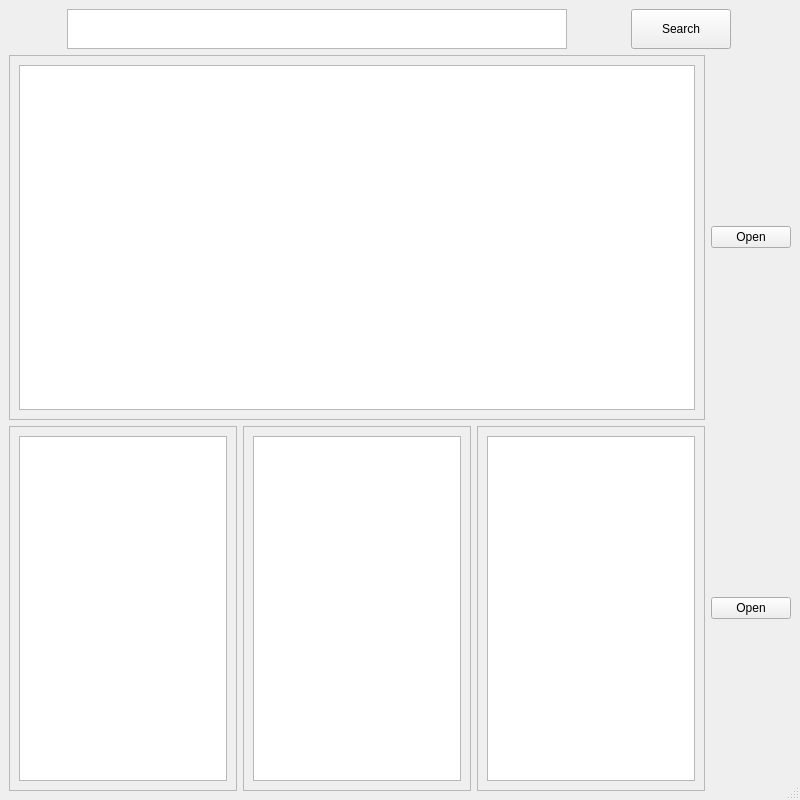
<?xml version="1.0" encoding="UTF-8"?>
<ui version="4.0">
 <class>MainWindow</class>
 <widget class="QMainWindow" name="MainWindow">
  <property name="geometry">
   <rect>
    <x>0</x>
    <y>0</y>
    <width>800</width>
    <height>800</height>
   </rect>
  </property>
  <property name="minimumSize">
   <size>
    <width>800</width>
    <height>800</height>
   </size>
  </property>
  <property name="windowTitle">
   <string>MainWindow</string>
  </property>
  <widget class="QWidget" name="centralwidget">
   <property name="minimumSize">
    <size>
     <width>800</width>
     <height>800</height>
    </size>
   </property>
   <layout class="QHBoxLayout" name="horizontalLayout_4">
    <item>
     <layout class="QVBoxLayout" name="verticalLayout">
      <property name="sizeConstraint">
       <enum>QLayout::SetMaximumSize</enum>
      </property>
      <item>
       <layout class="QVBoxLayout" name="verticalLayout_2">
        <item>
         <layout class="QHBoxLayout" name="horizontalLayout">
          <item>
           <widget class="QTextEdit" name="textEdit">
            <property name="maximumSize">
             <size>
              <width>500</width>
              <height>40</height>
             </size>
            </property>
           </widget>
          </item>
          <item>
           <widget class="QPushButton" name="pushButton">
            <property name="maximumSize">
             <size>
              <width>100</width>
              <height>40</height>
             </size>
            </property>
            <property name="text">
             <string>Search</string>
            </property>
           </widget>
          </item>
         </layout>
        </item>
       </layout>
      </item>
      <item>
       <layout class="QHBoxLayout" name="horizontalLayout_3">
        <item>
         <widget class="QScrollArea" name="scrollArea">
          <property name="minimumSize">
           <size>
            <width>0</width>
            <height>250</height>
           </size>
          </property>
          <property name="widgetResizable">
           <bool>true</bool>
          </property>
          <widget class="QWidget" name="scrollAreaWidgetContents">
           <property name="geometry">
            <rect>
             <x>0</x>
             <y>0</y>
             <width>685</width>
             <height>248</height>
            </rect>
           </property>
           <layout class="QVBoxLayout" name="verticalLayout_3">
            <item>
             <widget class="QListWidget" name="listWidget"/>
            </item>
           </layout>
          </widget>
         </widget>
        </item>
        <item>
         <widget class="QPushButton" name="pushButton_2">
          <property name="text">
           <string>Open</string>
          </property>
         </widget>
        </item>
       </layout>
      </item>
      <item>
       <layout class="QHBoxLayout" name="horizontalLayout_2">
        <item>
         <widget class="QScrollArea" name="scrollArea_3">
          <property name="minimumSize">
           <size>
            <width>0</width>
            <height>300</height>
           </size>
          </property>
          <property name="widgetResizable">
           <bool>true</bool>
          </property>
          <widget class="QWidget" name="scrollAreaWidgetContents_4">
           <property name="geometry">
            <rect>
             <x>0</x>
             <y>0</y>
             <width>222</width>
             <height>298</height>
            </rect>
           </property>
           <layout class="QHBoxLayout" name="horizontalLayout_5">
            <item>
             <widget class="QListView" name="listView"/>
            </item>
           </layout>
          </widget>
         </widget>
        </item>
        <item>
         <widget class="QScrollArea" name="scrollArea_2">
          <property name="minimumSize">
           <size>
            <width>0</width>
            <height>300</height>
           </size>
          </property>
          <property name="widgetResizable">
           <bool>true</bool>
          </property>
          <widget class="QWidget" name="scrollAreaWidgetContents_3">
           <property name="geometry">
            <rect>
             <x>0</x>
             <y>0</y>
             <width>223</width>
             <height>298</height>
            </rect>
           </property>
           <layout class="QHBoxLayout" name="horizontalLayout_6">
            <item>
             <widget class="QListView" name="listView_2"/>
            </item>
           </layout>
          </widget>
         </widget>
        </item>
        <item>
         <widget class="QScrollArea" name="scrollArea_4">
          <property name="minimumSize">
           <size>
            <width>0</width>
            <height>300</height>
           </size>
          </property>
          <property name="widgetResizable">
           <bool>true</bool>
          </property>
          <widget class="QWidget" name="scrollAreaWidgetContents_5">
           <property name="geometry">
            <rect>
             <x>0</x>
             <y>0</y>
             <width>222</width>
             <height>298</height>
            </rect>
           </property>
           <layout class="QHBoxLayout" name="horizontalLayout_7">
            <item>
             <widget class="QListView" name="listView_3"/>
            </item>
           </layout>
          </widget>
         </widget>
        </item>
        <item>
         <widget class="QPushButton" name="pushButton_3">
          <property name="text">
           <string>Open</string>
          </property>
         </widget>
        </item>
       </layout>
      </item>
     </layout>
    </item>
   </layout>
  </widget>
  <widget class="QMenuBar" name="menubar">
   <property name="geometry">
    <rect>
     <x>0</x>
     <y>0</y>
     <width>800</width>
     <height>25</height>
    </rect>
   </property>
  </widget>
  <widget class="QStatusBar" name="statusbar"/>
 </widget>
 <resources/>
 <connections/>
</ui>
